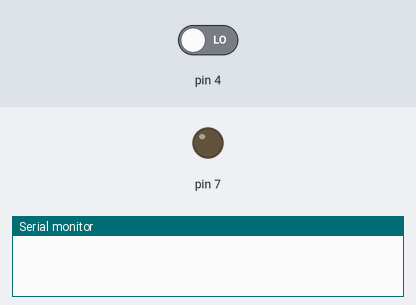
The sketch below on a simulated Arduino Uno, built with avr-gcc and run on an emulated ATmega328P. On the bench: output pins drawn as LEDs (lit = HIGH), the last lines printed to the serial monitor. Inputs (shaded band) come from the test bench; at power-on: pin 4 LOW.

Above: at 1.2 s.
1.3 s: pin 4 driven HIGH
At 2.6 s:
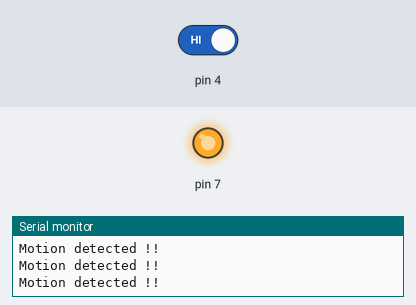
2.9 s: pin 4 driven LOW
At 3.9 s:
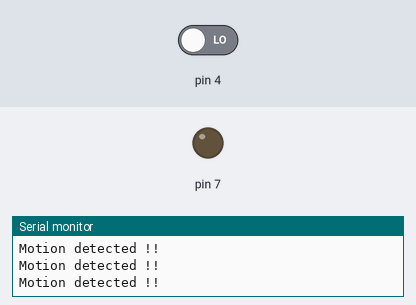
Timing chart, 0 to 5.9 s (numbered marks = the images above; inputs shaded):
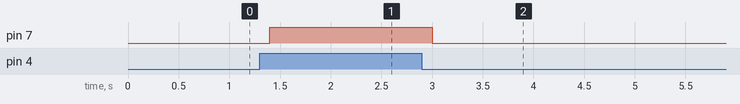

Measured:
- after the input at 1.3 s, pin 7: LOW → HIGH after 0.10 s
- after the input at 2.9 s, pin 7: HIGH → LOW after 0.10 s

The sketch:

IOT_Security_System.ino
```cpp
void setup(){
  pinMode(4,INPUT);
  pinMode(7,OUTPUT);
  Serial.begin(9600);
}
void loop(){
  int a=digitalRead(4);
  if(a==1){
  	Serial.println("Motion detected !!");
    digitalWrite(7,HIGH);
  }
  else{
    digitalWrite(7,LOW);
  }
  delay(200);
}
```
